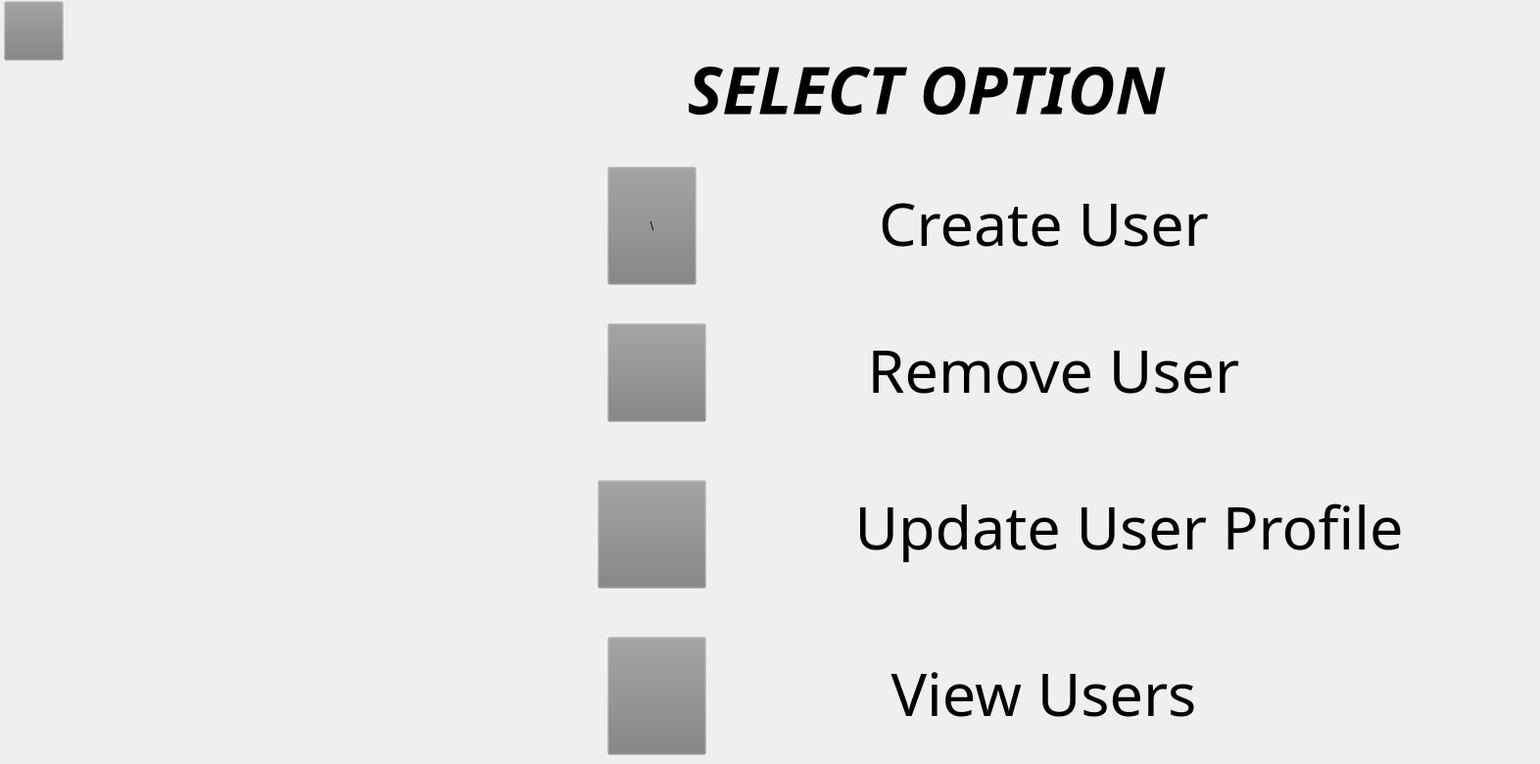
    <widget class="QWidget" name="optionsforUserTable">
     <widget class="QPushButton" name="admin_login_table_backbutton">
      <property name="geometry">
       <rect>
        <x>4</x>
        <y>1</y>
        <width>61</width>
        <height>61</height>
       </rect>
      </property>
      <property name="styleSheet">
       <string notr="true">background-color: rgb(128, 128, 128, 0.01);
border-image: url(:/back-button.png);</string>
      </property>
      <property name="text">
       <string/>
      </property>
     </widget>
     <widget class="QLabel" name="label_23">
      <property name="geometry">
       <rect>
        <x>570</x>
        <y>50</y>
        <width>751</width>
        <height>81</height>
       </rect>
      </property>
      <property name="font">
       <font>
        <family>JasmineUPC</family>
        <pointsize>50</pointsize>
        <weight>75</weight>
        <italic>true</italic>
        <bold>true</bold>
       </font>
      </property>
      <property name="styleSheet">
       <string notr="true">background-color: rgb(128, 128, 128, 0.001);</string>
      </property>
      <property name="text">
       <string>SELECT OPTION</string>
      </property>
      <property name="alignment">
       <set>Qt::AlignCenter</set>
      </property>
     </widget>
     <widget class="QPushButton" name="admin_login_table_createuserbutton">
      <property name="geometry">
       <rect>
        <x>620</x>
        <y>170</y>
        <width>91</width>
        <height>121</height>
       </rect>
      </property>
      <property name="styleSheet">
       <string notr="true">border-image: url(:/adduser.png);
background-color: rgb(128, 128, 128, 0.01);</string>
      </property>
      <property name="text">
       <string>\</string>
      </property>
     </widget>
     <widget class="QPushButton" name="admin_login_table_removeuserbutton">
      <property name="geometry">
       <rect>
        <x>620</x>
        <y>330</y>
        <width>101</width>
        <height>101</height>
       </rect>
      </property>
      <property name="styleSheet">
       <string notr="true">border-image: url(:/deleteuser.png);
background-color: rgb(128, 128, 128, 0.01);</string>
      </property>
      <property name="text">
       <string/>
      </property>
     </widget>
     <widget class="QPushButton" name="admin_login_table_changeUserPassbutton">
      <property name="geometry">
       <rect>
        <x>610</x>
        <y>490</y>
        <width>111</width>
        <height>111</height>
       </rect>
      </property>
      <property name="styleSheet">
       <string notr="true">border-image: url(:/changepassword.png);background-color: rgb(128, 128, 128, 0.01);</string>
      </property>
      <property name="text">
       <string/>
      </property>
     </widget>
     <widget class="QPushButton" name="admin_login_table_viewbutton">
      <property name="geometry">
       <rect>
        <x>620</x>
        <y>650</y>
        <width>101</width>
        <height>121</height>
       </rect>
      </property>
      <property name="styleSheet">
       <string notr="true">border-image: url(:/view.png);background-color: rgb(128, 128, 128, 0.01);</string>
      </property>
      <property name="text">
       <string/>
      </property>
     </widget>
     <widget class="QLabel" name="label_20">
      <property name="geometry">
       <rect>
        <x>740</x>
        <y>190</y>
        <width>651</width>
        <height>74</height>
       </rect>
      </property>
      <property name="font">
       <font>
        <family>JasmineUPC</family>
        <pointsize>46</pointsize>
        <weight>50</weight>
        <italic>false</italic>
        <bold>false</bold>
       </font>
      </property>
      <property name="styleSheet">
       <string notr="true">background-color: rgb(128, 128, 128, 0.001);</string>
      </property>
      <property name="text">
       <string>Create User</string>
      </property>
      <property name="alignment">
       <set>Qt::AlignCenter</set>
      </property>
     </widget>
     <widget class="QLabel" name="label_21">
      <property name="geometry">
       <rect>
        <x>740</x>
        <y>340</y>
        <width>671</width>
        <height>74</height>
       </rect>
      </property>
      <property name="font">
       <font>
        <family>JasmineUPC</family>
        <pointsize>46</pointsize>
        <weight>50</weight>
        <italic>false</italic>
        <bold>false</bold>
       </font>
      </property>
      <property name="styleSheet">
       <string notr="true">background-color: rgb(128, 128, 128, 0.001);</string>
      </property>
      <property name="text">
       <string>Remove User</string>
      </property>
      <property name="alignment">
       <set>Qt::AlignCenter</set>
      </property>
     </widget>
     <widget class="QLabel" name="label_22">
      <property name="geometry">
       <rect>
        <x>742</x>
        <y>500</y>
        <width>821</width>
        <height>74</height>
       </rect>
      </property>
      <property name="font">
       <font>
        <family>JasmineUPC</family>
        <pointsize>46</pointsize>
        <weight>50</weight>
        <italic>false</italic>
        <bold>false</bold>
       </font>
      </property>
      <property name="styleSheet">
       <string notr="true">background-color: rgb(128, 128, 128, 0.001);</string>
      </property>
      <property name="text">
       <string>Update User Profile</string>
      </property>
      <property name="alignment">
       <set>Qt::AlignCenter</set>
      </property>
     </widget>
     <widget class="QLabel" name="label_24">
      <property name="geometry">
       <rect>
        <x>740</x>
        <y>670</y>
        <width>651</width>
        <height>74</height>
       </rect>
      </property>
      <property name="font">
       <font>
        <family>JasmineUPC</family>
        <pointsize>46</pointsize>
        <weight>50</weight>
        <italic>false</italic>
        <bold>false</bold>
       </font>
      </property>
      <property name="styleSheet">
       <string notr="true">background-color: rgb(128, 128, 128, 0.001);</string>
      </property>
      <property name="text">
       <string>View Users</string>
      </property>
      <property name="alignment">
       <set>Qt::AlignCenter</set>
      </property>
     </widget>
    </widget>
